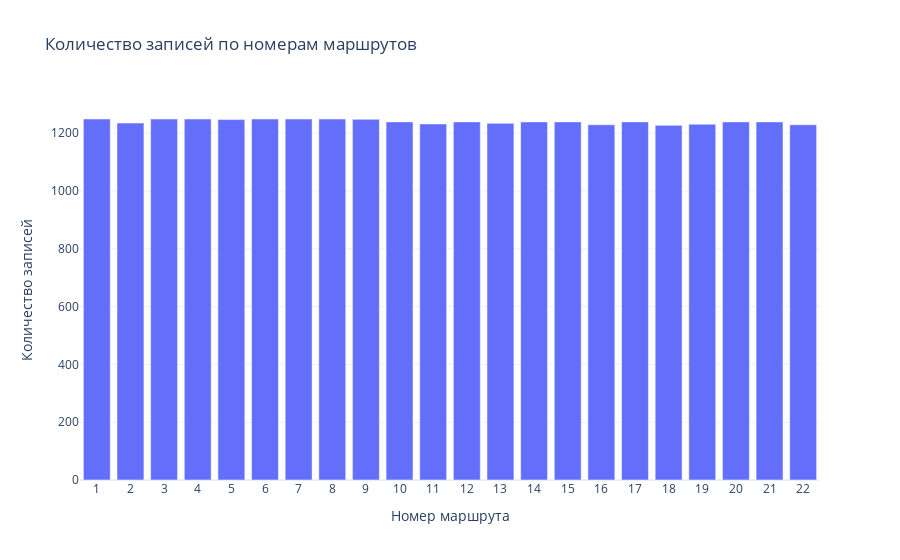

Notebook code cell kept with this figure:
### Code cell
make_count_of_records("data/cars/число значений для маршрута сити.csv")

### Figure 1 — Plotly figure (JSON) as saved in the notebook; plotly's stock layout.template omitted (floating-point values rounded to 4 significant figures)
{"data": [{"name": "Records Count", "x": ["1", "2", "3", "4", "5", "6", "7", "8", "9", "10", "11", "12", "13", "14", "15", "16", "17", "18", "19", "20", "21", "22"], "y": [1249, 1235, 1249, 1249, 1247, 1249, 1249, 1249, 1248, 1239, 1232, 1239, 1234, 1239, 1239, 1229, 1239, 1227, 1231, 1239, 1239, 1229], "type": "bar"}], "layout": {"title": {"text": "Количество записей по номерам маршрутов"}, "xaxis": {"title": {"text": "Номер маршрута"}}, "yaxis": {"title": {"text": "Количество записей"}}}}
